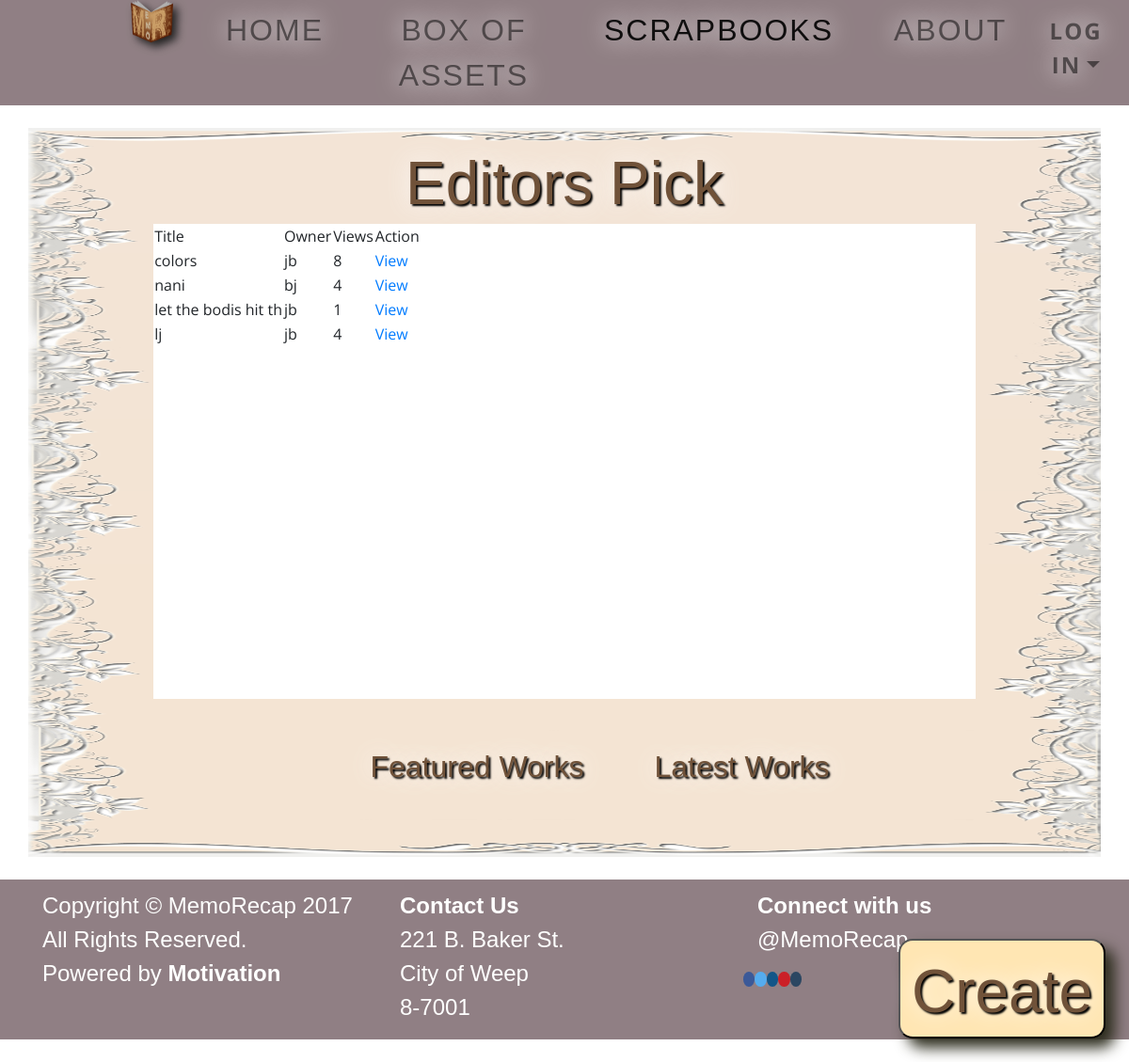
The page /Scrapbooks/Editors_Pick on the database its author committed.
### tables this page shows
CREATE TABLE IF NOT EXISTS `scrapbooks` (
  `scrapbook_id` varchar(4) NOT NULL,
  `username` varchar(20) NOT NULL,
  `name` varchar(20) NOT NULL,
  `privacy` varchar(8) NOT NULL,
  `view_counter` int(5) NOT NULL,
  `json` longtext NOT NULL,
  PRIMARY KEY (`scrapbook_id`)
);

### application/controllers/MemoRecap.php (called while the page is built, shortened)
<?php
class MemoRecap extends CI_Controller {
	public function Scrapbooks($gallery = null){
		switch($gallery){
			case "Editors_Pick":
				$data['ep'] = $this->scrapbook->getEditorsPick();
				break;
		}
	}
}

### index.php (called while the page is built, shortened)
<?php
require_once BASEPATH.'core/CodeIgniter.php';

### application/models/Scrapbook_model.php (the view, shortened to what this page needs)
<?php
	class Scrapbook_model extends CI_Model{
		public function getEditorsPick(){
			$sbHTML = '<table><thead><tr><td>Title</td><td>Owner</td><td>Views</td><td>Action</td></thead><tbody>';
			$epick = array('0001', '0002', '0003', '0004');
			foreach($epick as $id){
				$query = $this->db->query("SELECT * FROM scrapbooks WHERE scrapbook_id = '".$id."'");
				foreach($query->result_array() as $row){
					$sbHTML .= '
						<tr><td>'.$row["name"].'</td><td>'.$row['username'].'</td><td>'.$row['view_counter'].'</td><td><a href = "'.base_url('view/'.$row["scrapbook_id"]).'">View</a></td></li>
					';
				}
			}
			return $sbHTML.'</tbody></table>';
		}
	}
?>

### css/memstyle.css (style rules this page uses)
body { font-family: "Open Sans", Helvetica, Arial, sans-serif; background: url('images/WALLPAPER.jpg') no-repeat center center fixed; -webkit-background-size: cover; -moz-background-size: cover; background-size: cover; background-attachment: fixed; -o-background-size: cover; }
body, html { background-color: #fff; padding: 0; }

### rows shown on the page
scrapbooks: name "colors", username "jb", view_counter "8"
scrapbooks: name "nani", username "bj", view_counter "4"
scrapbooks: name "let the bodis hit th", username "jb", view_counter "1"
scrapbooks: name "lj", username "jb", view_counter "4"
